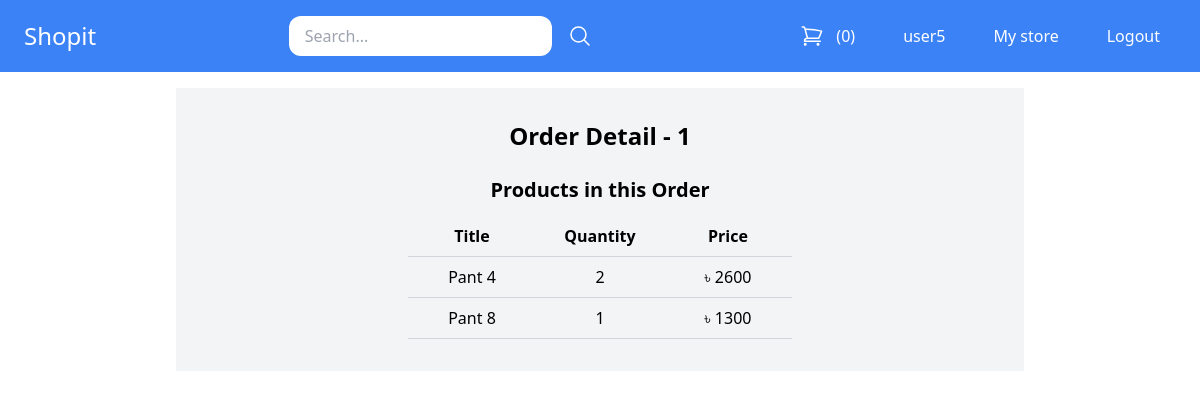
/mystore/order-detail/1/ (signed in), run on the app's committed database.
### core/models.py (models this page shows, shortened)
class Order(models.Model):
	first_name = models.CharField(max_length=255)
	last_name = models.CharField(max_length=255)
	address = models.CharField(max_length=255)
	zipcode = models.CharField(max_length=255)
	city = models.CharField(max_length=255)
	payment_intent = models.CharField(max_length=255, blank=True, null=True, default=None)
	paid_amount = models.IntegerField(blank=True, null=True)
	is_paid = models.BooleanField(default=False)
	created_by = models.ForeignKey(User, related_name='orders', on_delete=models.SET_NULL, null=True)
	created_at = models.DateTimeField(auto_now_add=True)

class OrderItem(models.Model):
	order = models.ForeignKey(Order, related_name='items', on_delete=models.CASCADE)
	product = models.ForeignKey(Product, related_name='items', on_delete=models.CASCADE)
	price = models.IntegerField()
	quantity = models.IntegerField(default=1)

class Product(models.Model):
	DRAFT = 'draft'
	WAITING_APPROVAL = 'waitingapproval'
	ACTIVE = 'active'
	DELETED = 'deleted'
	STATUS_CHOICES = {
		(DRAFT, 'Draft'),
		(WAITING_APPROVAL, 'Waiting approval'),
		(ACTIVE, 'Active'),
		(DELETED, 'Deleted'),
	}
	user = models.ForeignKey(User, related_name='products', on_delete=models.CASCADE)
	category = models.ForeignKey(Category, related_name='products', on_delete=models.CASCADE)
	title = models.CharField(max_length=50)
	slug = models.SlugField(max_length=50)
	description = models.TextField(blank=True)
	tags = models.TextField(default='')
	price = models.PositiveIntegerField()
	image = models.ImageField(upload_to='uploads/product_images', blank=True, null=True)
	thumbnail = models.ImageField(upload_to='uploads/product_images/thumbnail', blank=True, null=True)
	created_at = models.DateTimeField(auto_now_add=True)
	updated_at = models.DateTimeField(auto_now=True)
	status = models.CharField(max_length=50, choices=STATUS_CHOICES, default=ACTIVE)
	average_rating = models.DecimalField(max_digits=3, decimal_places=1, default=0)
	view_count = models.PositiveIntegerField(default=0)
	class Meta:
		ordering = ('-created_at',)

### core/views.py (the view)
# urls.py: path('mystore/order-detail/<int:pk>/', views.mystore_order_detail, name='mystore_order_detail'),
@login_required
def mystore_order_detail(request, pk):
    order = get_object_or_404(Order, pk=pk)
    return render(request, 'mystore_order_detail.html', {
        'order' : order,
        })

### core/templates/mystore_order_detail.html (shortened to what this page needs)
{% extends 'base.html' %}
{% block content %}
<div class="bg-gray-100">
<div class="container mx-auto p-8 max-w-md text-center">
    <h1 class="mb-6 text-2xl font-semibold text-center">Order Detail - {{ order.id }}</h1>
    <h2 class="mb-3 text-xl font-semibold text-center">Products in this Order</h2>
    <div class="flex flex-wrap border-b border-gray-300 py-2">
        <div class="w-1/3 font-semibold">Title</div>
        <div class="w-1/3 font-semibold">Quantity</div>
        <div class="w-1/3 font-semibold">Price</div>
    </div>
    {% for item in order.items.all %}
    {% if item.product.user == request.user %}
    <div class="flex flex-wrap border-b border-gray-300 py-2">
        <div class="w-1/3">{{ item.product.title }}</div>
        <div class="w-1/3">{{ item.quantity }}</div>
        <div class="w-1/3">৳ {{ item.price }}</div>
    </div>
    {% endif %}
    {% endfor %}
</div>
</div>
{% endblock %}

### core/templates/base.html (shortened to what this page needs)
<!doctype html>
<html>
<head>
  <script src="https://cdn.tailwindcss.com"></script>
</head>
<body>
	<nav class="max-w mx-auto py-4 px-6 flex items-center justify-between bg-blue-500">
		<div class="logo">
			<a href="/" class="text-2xl text-white">Shopit</a>
		</div>
		<div class="search">
			<form method="get" action="/search/" class="flex items-center space-x-4">
				<input type="search" class="py-2 px-4 rounded-xl" name='query' placeholder="Search...">
				<button>
					<svg xmlns="http://www.w3.org/2000/svg" fill="none" viewBox="0 0 24 24" stroke-width="1.5" stroke="currentColor" class="w-6 h-6 text-white">
  				<path stroke-linecap="round" stroke-linejoin="round" d="M21 21l-5.197-5.197m0 0A7.5 7.5 0 105.196 5.196a7.5 7.5 0 0010.607 10.607z" />
					</svg>
				</button>
			</form>
		</div>
		<div class="menu flex items-center space-x-4">
			<a href="{% url 'cart_view' %}" class="flex space-x-3 py-2 px-4 bg-blue-500 hover:bg-blue-700 rounded-xl text-white"> <span>({{ cart|length }})</span></a>
			{% if request.user.is_authenticated %}
				<a href="{% url 'myaccount' %}" class="py-2 px-4 bg-blue-500 hover:bg-blue-700 rounded-xl text-white">{{request.user.username}}</a>
				<a href="{% url 'mystore' %}" class="py-2 px-4 bg-blue-500 hover:bg-blue-700 rounded-xl text-white">My store</a>
				<a href="{% url 'logout' %}" class="py-2 px-4 bg-blue-500 hover:bg-blue-700 rounded-xl text-white">Logout</a>
			{% else %}
				<a href="{% url 'login' %}" class="py-2 px-4 bg-blue-500 hover:bg-blue-700 rounded-xl text-white">Login</a>
			{% endif %}
		</div>
	</nav>
	<div class="max-w-4xl mx-auto py-4 px-6">
		{% block content %}
		{% endblock %}
	</div>
</body>
</html>

### data on the page
Order: id "1"
OrderItem: product "Pant 4", quantity "2", price "2600"
OrderItem: product "Pant 8", quantity "1", price "1300"

### other printed values
{{ cart|length }} "0"
{{ request.user.username }} "user5"
